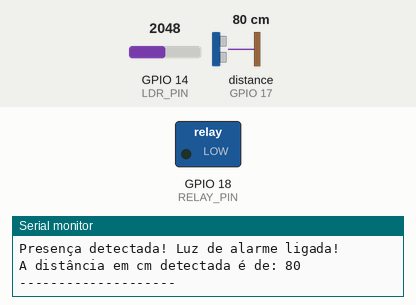
Recording of a sketch running on a simulated ESP32. Shown: switched loads named in the sketch (green lamp = pin HIGH), the last lines printed to the serial monitor. Dashed ring = blinking. The test bench sets the inputs (shaded band); at power-on: distance to the obstacle (sensor on GPIO 17) 80 cm, GPIO 14 (LDR_PIN) = 2048. The echo pulse lasts 58.3 µs per cm.

Above: at 1.3 s.
1.4 s: distance to the obstacle (sensor on GPIO 17) set to 90 cm
4.4 s: distance to the obstacle (sensor on GPIO 17) set to 98 cm
At 5.2 s:
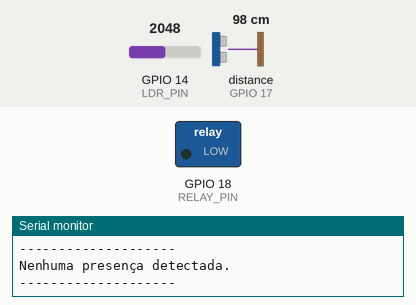
6.3 s: distance to the obstacle (sensor on GPIO 17) set to 2 cm
At 9.2 s:
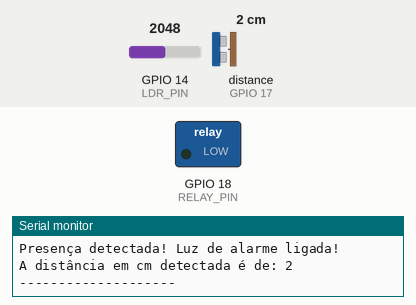
9.3 s: distance to the obstacle (sensor on GPIO 17) set to 120 cm
At 10.2 s:
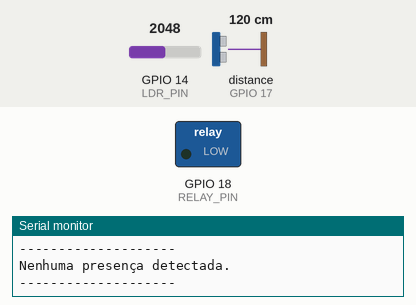
Timing chart, 0 to 11.8 s (numbered marks = the images above; inputs shaded):
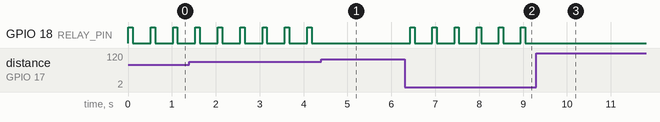

The sketch:

sketch.ino
```cpp
#include <Ultrasonic.h> // Biblioteca para o sensor ultrassônico

#define LDR_PIN 14           // Pino conectado ao divisor de tensão do LDR
#define TRIG_PIN 5           // Pino TRIG do sensor ultrassônico
#define ECHO_PIN 17          // Pino ECHO do sensor ultrassônico
#define RELAY_PIN 18         // Pino de controle do relé

const int LDR_THRESHOLD = 2000;  // Limiar de luz baixa (ajustar conforme necessário)
const int DISTANCE_THRESHOLD = 96; // Distância máxima para detectar algo (em cm)

Ultrasonic ultrasonic(TRIG_PIN, ECHO_PIN);

void setup() {
  pinMode(TRIG_PIN, OUTPUT);
  pinMode(ECHO_PIN, INPUT);
  pinMode(RELAY_PIN, OUTPUT);

  digitalWrite(RELAY_PIN, LOW); // Liga o LED amarelo inicialmente (NC ativo)
  Serial.begin(115200);         // Inicializa o monitor serial
}

void loop() {
  int ldrValue = analogRead(LDR_PIN); // Leitura analógica do LDR
  int distance = ultrasonic.read();  // Calcula a distância pelo sensor ultrassônico

  if (ldrValue < LDR_THRESHOLD || distance < DISTANCE_THRESHOLD) {
    // Se o LDR detectar luz baixa ou o sensor ultrassônico detectar algo próximo:
    Serial.println("Presença detectada! Luz de alarme ligada!");
    Serial.print("A distância em cm detectada é de: ");
    Serial.println(distance);
    Serial.println("--------------------");
    blinkRedLed(); // Pisca o LED vermelho
  } else {
    // Condição normal: Luz amarela ativa
    Serial.println("Nenhuma presença detectada.");
    Serial.println("--------------------");
    digitalWrite(RELAY_PIN, LOW); // Mantém NC ativo (LED amarelo)
  }

  delay(300); // Pequena pausa para estabilidade
}

// Função para piscar o LED vermelho
void blinkRedLed() {
  digitalWrite(RELAY_PIN, HIGH); // Liga o LED vermelho
  delay(100);
  digitalWrite(RELAY_PIN, LOW);  // Desliga o LED vermelho
  delay(100);
}
```

Measured:
- the behaviour switches between 95 and 96 cm on distance to the obstacle (sensor on GPIO 17) (found by bisection; images 0 and 1)
- after the input at 4.4 s, GPIO 18 (RELAY_PIN): stops changing and stays LOW
- after the input at 6.3 s, GPIO 18 (RELAY_PIN): alternates HIGH for 0.10 s and LOW for 0.40 s, starting after 0.13 s
- after the input at 9.3 s, GPIO 18 (RELAY_PIN): stops changing and stays LOW
- by itself, GPIO 18 (RELAY_PIN): alternates HIGH for 0.10 s and LOW for 0.41 s
